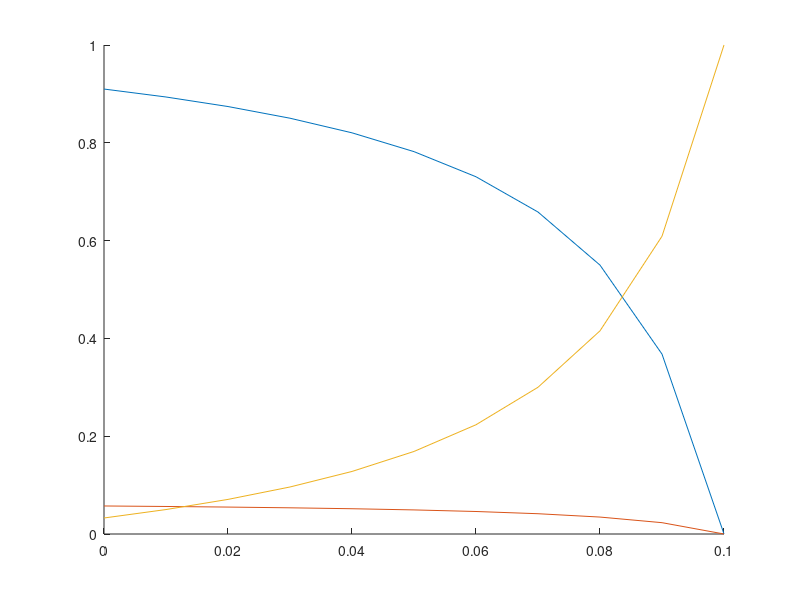

Write the MATLAB code that produced this figure.
% Mixture of 3 species Y1 = H2, Y2 = O2, Y3 = N2
% Posibility of chemical reaction is excluded

% Transport equation used:

% d/dt * rho_i + divergence(rho_i * v) = - divergence(J_i) + M_i * omega_i

% J_i = rho * Y_i * V_i

% Diffusive flux is proportional to gradient of mass fraction

% (rho * Y_i * V_i)_model = - rho * D_i,model * gradient(Y_i)

% determine flux of species having highest mass fraction last

% Sum(Yi * Vi) = 0

% Values to find:
% 1. species mole & mass fractions
% 2. mean molar mass & density
% 3. mixture specific heat & mixture thermal conductivity
% 4. species diffusion coefficients from 4 models

% Initial Conditions. Within domain, mole fractions vary linearly

% x = 0
% Y1 = 0.4
% Y2 = 0.4
% Y3 = 0.2

% x = L = 0.1 mm
% Y1 = 0
% Y2 = 0
% Y3 = 1

% Constants
P = 101325; % Atmospheric Pressure [Pa]
T = 500;    % Temperature [K]
W1 = 2.0159;  % H2 [g/mol]
W2 = 31.9988; % 02 [g/mol]
W3 = 28.0152; % N2 [g/mol]
R0 = 8314;   %    [kJ/mol*K]

% Initial Solution
dx = 0.01;
x = 0:dx:0.1;
Y1 = linspace(0.4, 0, length(x));
Y2 = linspace(0.4, 0, length(x));
Y3 = linspace(0.2, 1, length(x));

W = (Y1/W1 + Y2/W2 + Y3/W3).^-1;
rho = P * W / (R0 * T);
rho1 = rho .* Y1;
rho2 = rho .* Y2;
rho3 = rho .* Y3;

X1 = W / W1 .* Y1;
X2 = W / W2 .* Y2;
X3 = W / W3 .* Y3;

figure('Name','Mole Fractions at t=0')
hold on 
plot(x,X1)
plot(x,X2)
plot(x,X3)